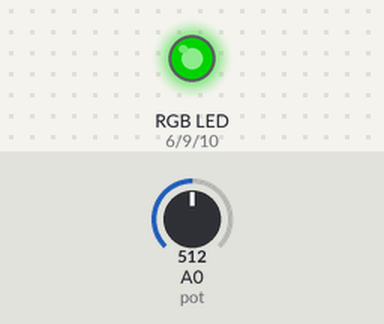
The sketch below on a simulated Arduino Uno, built with avr-gcc and run on an emulated ATmega328P. Parts: an RGB LED mixed from three pins (HIGH = lit). The test bench sets the inputs (shaded band); at power-on: A0 (pot) = 512. Dim RGB values are drawn brighter than linear.

Above: at 1.2 s.
1.3 s: A0 (pot) set to 331
At 2.1 s:
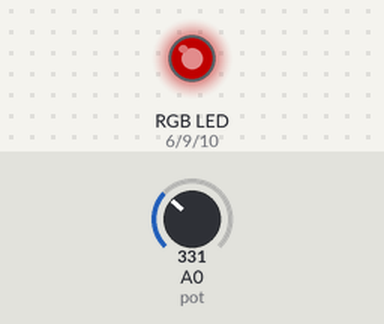
2.8 s: A0 (pot) set to 122
At 3.2 s:
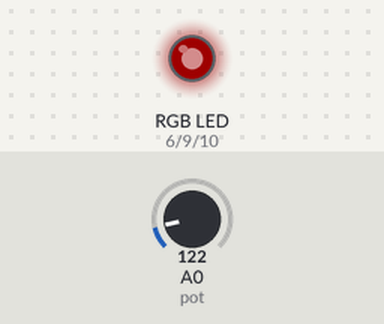
4.3 s: A0 (pot) set to 0
At 5.5 s:
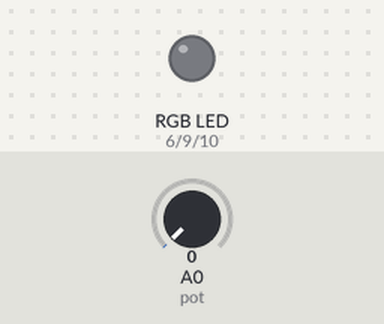
5.8 s: A0 (pot) set to 692
At 6.7 s:
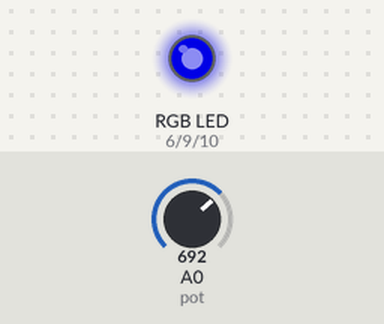
7.3 s: A0 (pot) set to 672
At 7.9 s:
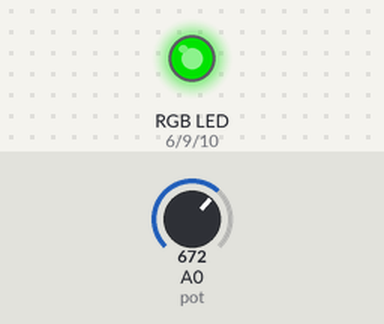
Timing chart, 0 to 9.8 s (numbered marks = the images above; inputs shaded):
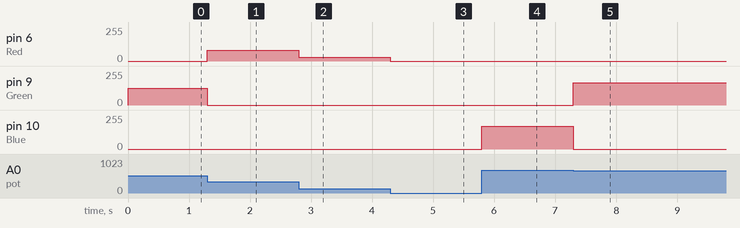

The sketch:

using_RGB_LED.ino
```cpp
int pot = A0;
//int glowLed=10;
int ledState;
int Red=6;
int Green=9;
int Blue=10;
void setup()
{
  pinMode(Red,OUTPUT);
  pinMode(Green,OUTPUT);
  pinMode(Blue,OUTPUT);
}

void loop()
{
  /*ledState=analogRead(pot);
  ledState=map(ledState,0,1023,0,255);

  analogWrite(glowLed,ledState);
  */
  ledState=analogRead(pot);
  if(ledState<=341)
  {
    ledState=map(ledState,0,1023,0,255);
    setColor(ledState, 0, 0);
  }else
  if(ledState > 341 && ledState<=682)
  {
    ledState=map(ledState,0,1023,0,255);
    setColor(0, ledState, 0);
  }
  else
  if(ledState > 682 && ledState<=1023)
  {
    ledState=map(ledState,0,1023,0,255);
    setColor(0, 0,ledState );
  }

}
void setColor(int blue, int green, int red)
{

  analogWrite(Red, blue);
  analogWrite(Green, green);
  analogWrite(Blue, red);
}
```

Measured:
- after the input at 1.3 s, pin 6 (Red): 0/255 → 82/255 at once; pin 9 (Green): 127/255 → 0/255 at once
- after the input at 2.8 s, pin 6 (Red): 82/255 → 30/255 at once
- after the input at 4.3 s, pin 6 (Red): 30/255 → 0/255 at once
- after the input at 5.8 s, pin 10 (Blue): 0/255 → 172/255 at once
- after the input at 7.3 s, pin 9 (Green): 0/255 → 167/255 at once; pin 10 (Blue): 172/255 → 0/255 at once
